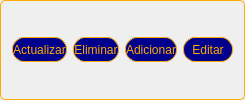
                  <widget class="QFrame" name="frameButons">
                   <property name="styleSheet">
                    <string notr="true">QPushButton{
color: rgb(255, 170, 0);
border: 1px solid rgb(255, 170, 0);
border-radius: 12px;
background-color: rgb(0, 0, 141)
}
QPushButton:hover{
background-color: rgb(0, 0, 255)
}
QPushButton:pressed{
color: rgb(167, 117, 0);
border: 2px solid rgb(167, 117, 0);
border-radius: 12px;
background-color: rgb(0, 0, 141)
}QFrame{
border: 1px solid rgb(255, 170, 0);
border-radius: 5px;
}
</string>
                   </property>
                   <property name="frameShape">
                    <enum>QFrame::StyledPanel</enum>
                   </property>
                   <property name="frameShadow">
                    <enum>QFrame::Raised</enum>
                   </property>
                   <layout class="QHBoxLayout" name="horizontalLayout_3">
                    <item>
                     <widget class="QPushButton" name="bt_actualizar">
                      <property name="minimumSize">
                       <size>
                        <width>0</width>
                        <height>25</height>
                       </size>
                      </property>
                      <property name="maximumSize">
                       <size>
                        <width>150</width>
                        <height>16777215</height>
                       </size>
                      </property>
                      <property name="text">
                       <string>Actualizar</string>
                      </property>
                     </widget>
                    </item>
                    <item>
                     <widget class="QPushButton" name="bt_eliminar">
                      <property name="minimumSize">
                       <size>
                        <width>0</width>
                        <height>25</height>
                       </size>
                      </property>
                      <property name="maximumSize">
                       <size>
                        <width>150</width>
                        <height>16777215</height>
                       </size>
                      </property>
                      <property name="text">
                       <string>Eliminar</string>
                      </property>
                     </widget>
                    </item>
                    <item>
                     <widget class="QPushButton" name="bt_adicionar">
                      <property name="minimumSize">
                       <size>
                        <width>0</width>
                        <height>25</height>
                       </size>
                      </property>
                      <property name="maximumSize">
                       <size>
                        <width>150</width>
                        <height>16777215</height>
                       </size>
                      </property>
                      <property name="text">
                       <string>Adicionar</string>
                      </property>
                     </widget>
                    </item>
                    <item>
                     <widget class="QPushButton" name="bt_editar">
                      <property name="minimumSize">
                       <size>
                        <width>50</width>
                        <height>25</height>
                       </size>
                      </property>
                      <property name="maximumSize">
                       <size>
                        <width>150</width>
                        <height>16777215</height>
                       </size>
                      </property>
                      <property name="text">
                       <string>Editar</string>
                      </property>
                     </widget>
                    </item>
                   </layout>
                  </widget>
